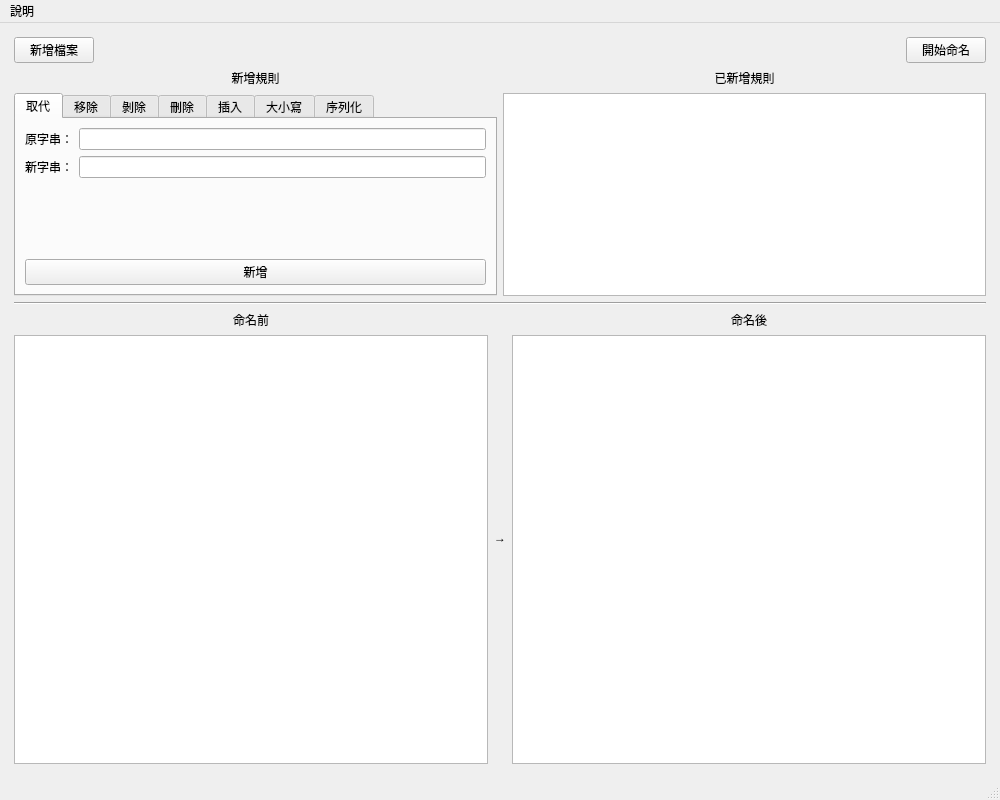
<?xml version="1.0" encoding="UTF-8"?>
<ui version="4.0">
 <class>MainWindow</class>
 <widget class="QMainWindow" name="MainWindow">
  <property name="geometry">
   <rect>
    <x>0</x>
    <y>0</y>
    <width>1000</width>
    <height>800</height>
   </rect>
  </property>
  <property name="windowTitle">
   <string>Batch Renamer</string>
  </property>
  <property name="windowIcon">
   <iconset resource="../resources.qrc">
    <normaloff>:/statics/icon.ico</normaloff>:/statics/icon.ico</iconset>
  </property>
  <widget class="QWidget" name="centralwidget">
   <layout class="QGridLayout" name="gridLayout">
    <item row="0" column="0">
     <layout class="QVBoxLayout" name="verticalLayout_6">
      <property name="leftMargin">
       <number>5</number>
      </property>
      <property name="topMargin">
       <number>5</number>
      </property>
      <property name="rightMargin">
       <number>5</number>
      </property>
      <property name="bottomMargin">
       <number>5</number>
      </property>
      <item>
       <layout class="QHBoxLayout" name="horizontalLayout_3">
        <item>
         <widget class="QPushButton" name="add_new_files_btn">
          <property name="text">
           <string>新增檔案</string>
          </property>
         </widget>
        </item>
        <item>
         <spacer name="horizontalSpacer">
          <property name="orientation">
           <enum>Qt::Horizontal</enum>
          </property>
          <property name="sizeHint" stdset="0">
           <size>
            <width>40</width>
            <height>20</height>
           </size>
          </property>
         </spacer>
        </item>
        <item>
         <widget class="QPushButton" name="start_rename_btn">
          <property name="text">
           <string>開始命名</string>
          </property>
         </widget>
        </item>
       </layout>
      </item>
      <item>
       <layout class="QVBoxLayout" name="verticalLayout_5" stretch="1,0,2">
        <item>
         <layout class="QHBoxLayout" name="horizontalLayout_2">
          <item>
           <layout class="QVBoxLayout" name="verticalLayout_3">
            <item>
             <widget class="QLabel" name="add_rule_lb">
              <property name="text">
               <string>新增規則</string>
              </property>
              <property name="alignment">
               <set>Qt::AlignCenter</set>
              </property>
             </widget>
            </item>
            <item>
             <widget class="QTabWidget" name="tabWidget">
              <property name="currentIndex">
               <number>0</number>
              </property>
              <widget class="QWidget" name="replace">
               <attribute name="title">
                <string>取代</string>
               </attribute>
               <layout class="QGridLayout" name="gridLayout_3">
                <item row="0" column="0">
                 <layout class="QVBoxLayout" name="verticalLayout_8">
                  <item>
                   <layout class="QHBoxLayout" name="horizontalLayout_5">
                    <item>
                     <widget class="QLabel" name="replace_old_str_lb">
                      <property name="text">
                       <string>原字串：</string>
                      </property>
                     </widget>
                    </item>
                    <item>
                     <widget class="QLineEdit" name="replace_old_str_box"/>
                    </item>
                   </layout>
                  </item>
                  <item>
                   <layout class="QHBoxLayout" name="horizontalLayout_6">
                    <item>
                     <widget class="QLabel" name="replace_new_str_lb">
                      <property name="text">
                       <string>新字串：</string>
                      </property>
                     </widget>
                    </item>
                    <item>
                     <widget class="QLineEdit" name="replace_new_str_box"/>
                    </item>
                   </layout>
                  </item>
                  <item>
                   <spacer name="verticalSpacer_2">
                    <property name="orientation">
                     <enum>Qt::Vertical</enum>
                    </property>
                    <property name="sizeHint" stdset="0">
                     <size>
                      <width>20</width>
                      <height>40</height>
                     </size>
                    </property>
                   </spacer>
                  </item>
                  <item>
                   <widget class="QPushButton" name="replace_add_btn">
                    <property name="text">
                     <string>新增</string>
                    </property>
                    <property name="icon">
                     <iconset resource="../resources.qrc">
                      <normaloff>:/statics/add.svg</normaloff>:/statics/add.svg</iconset>
                    </property>
                    <property name="iconSize">
                     <size>
                      <width>18</width>
                      <height>18</height>
                     </size>
                    </property>
                   </widget>
                  </item>
                 </layout>
                </item>
               </layout>
              </widget>
              <widget class="QWidget" name="remove">
               <attribute name="title">
                <string>移除</string>
               </attribute>
               <layout class="QGridLayout" name="gridLayout_2">
                <item row="0" column="0">
                 <layout class="QVBoxLayout" name="verticalLayout_7">
                  <item>
                   <layout class="QHBoxLayout" name="horizontalLayout_4">
                    <item>
                     <widget class="QLabel" name="remove_str_lb">
                      <property name="text">
                       <string>移除字串：</string>
                      </property>
                     </widget>
                    </item>
                    <item>
                     <widget class="QLineEdit" name="remove_str_box"/>
                    </item>
                   </layout>
                  </item>
                  <item>
                   <spacer name="verticalSpacer">
                    <property name="orientation">
                     <enum>Qt::Vertical</enum>
                    </property>
                    <property name="sizeHint" stdset="0">
                     <size>
                      <width>20</width>
                      <height>40</height>
                     </size>
                    </property>
                   </spacer>
                  </item>
                  <item>
                   <widget class="QPushButton" name="remove_add_btn">
                    <property name="text">
                     <string>新增</string>
                    </property>
                   </widget>
                  </item>
                 </layout>
                </item>
               </layout>
              </widget>
              <widget class="QWidget" name="strip">
               <attribute name="title">
                <string>剝除</string>
               </attribute>
               <layout class="QGridLayout" name="gridLayout_7">
                <item row="0" column="0">
                 <layout class="QVBoxLayout" name="verticalLayout_12">
                  <item>
                   <layout class="QHBoxLayout" name="horizontalLayout_12">
                    <item>
                     <widget class="QLabel" name="strip_str_lb">
                      <property name="text">
                       <string>剝除字元：</string>
                      </property>
                     </widget>
                    </item>
                    <item>
                     <widget class="QLineEdit" name="strip_str_box"/>
                    </item>
                   </layout>
                  </item>
                  <item>
                   <layout class="QHBoxLayout" name="horizontalLayout_13">
                    <item>
                     <widget class="QCheckBox" name="strip_space_box">
                      <property name="text">
                       <string>空白</string>
                      </property>
                     </widget>
                    </item>
                    <item>
                     <widget class="QCheckBox" name="strip_eng_box">
                      <property name="text">
                       <string>英文字母</string>
                      </property>
                     </widget>
                    </item>
                    <item>
                     <widget class="QCheckBox" name="strip_num_box">
                      <property name="text">
                       <string>數字</string>
                      </property>
                     </widget>
                    </item>
                   </layout>
                  </item>
                  <item>
                   <spacer name="verticalSpacer_6">
                    <property name="orientation">
                     <enum>Qt::Vertical</enum>
                    </property>
                    <property name="sizeHint" stdset="0">
                     <size>
                      <width>20</width>
                      <height>40</height>
                     </size>
                    </property>
                   </spacer>
                  </item>
                  <item>
                   <widget class="QPushButton" name="strip_add_btn">
                    <property name="text">
                     <string>新增</string>
                    </property>
                   </widget>
                  </item>
                 </layout>
                </item>
               </layout>
              </widget>
              <widget class="QWidget" name="delete">
               <attribute name="title">
                <string>刪除</string>
               </attribute>
               <layout class="QGridLayout" name="gridLayout_8">
                <item row="0" column="0">
                 <layout class="QVBoxLayout" name="verticalLayout_13">
                  <item>
                   <layout class="QHBoxLayout" name="horizontalLayout_14">
                    <item>
                     <widget class="QLabel" name="delete_start_lb">
                      <property name="text">
                       <string>啟始於：</string>
                      </property>
                     </widget>
                    </item>
                   </layout>
                  </item>
                  <item>
                   <layout class="QHBoxLayout" name="horizontalLayout_19">
                    <property name="leftMargin">
                     <number>10</number>
                    </property>
                    <property name="topMargin">
                     <number>0</number>
                    </property>
                    <property name="rightMargin">
                     <number>0</number>
                    </property>
                    <property name="bottomMargin">
                     <number>0</number>
                    </property>
                    <item>
                     <widget class="QRadioButton" name="delete_start_position_rtn">
                      <property name="text">
                       <string>位置：</string>
                      </property>
                      <property name="checked">
                       <bool>true</bool>
                      </property>
                      <attribute name="buttonGroup">
                       <string notr="true">delete_start_mode_group</string>
                      </attribute>
                     </widget>
                    </item>
                    <item>
                     <widget class="QSpinBox" name="delete_start_position_box">
                      <property name="minimum">
                       <number>-99</number>
                      </property>
                     </widget>
                    </item>
                    <item>
                     <widget class="QRadioButton" name="delete_start_str_rtn">
                      <property name="text">
                       <string>字元</string>
                      </property>
                      <attribute name="buttonGroup">
                       <string notr="true">delete_start_mode_group</string>
                      </attribute>
                     </widget>
                    </item>
                    <item>
                     <widget class="QLineEdit" name="delete_start_str_box">
                      <property name="enabled">
                       <bool>false</bool>
                      </property>
                     </widget>
                    </item>
                   </layout>
                  </item>
                  <item>
                   <layout class="QHBoxLayout" name="horizontalLayout_15">
                    <item>
                     <widget class="QLabel" name="delete_end_lb">
                      <property name="text">
                       <string>結束於：</string>
                      </property>
                     </widget>
                    </item>
                   </layout>
                  </item>
                  <item>
                   <layout class="QHBoxLayout" name="horizontalLayout_20">
                    <property name="leftMargin">
                     <number>10</number>
                    </property>
                    <property name="topMargin">
                     <number>0</number>
                    </property>
                    <property name="rightMargin">
                     <number>0</number>
                    </property>
                    <property name="bottomMargin">
                     <number>0</number>
                    </property>
                    <item>
                     <widget class="QRadioButton" name="delete_end_position_rtn">
                      <property name="text">
                       <string>位置：</string>
                      </property>
                      <property name="checked">
                       <bool>true</bool>
                      </property>
                      <attribute name="buttonGroup">
                       <string notr="true">delete_end_mode_group</string>
                      </attribute>
                     </widget>
                    </item>
                    <item>
                     <widget class="QSpinBox" name="delete_end_position_box">
                      <property name="minimum">
                       <number>-99</number>
                      </property>
                      <property name="value">
                       <number>-1</number>
                      </property>
                     </widget>
                    </item>
                    <item>
                     <widget class="QRadioButton" name="delete_end_str_rtn">
                      <property name="text">
                       <string>字元</string>
                      </property>
                      <attribute name="buttonGroup">
                       <string notr="true">delete_end_mode_group</string>
                      </attribute>
                     </widget>
                    </item>
                    <item>
                     <widget class="QLineEdit" name="delete_end_str_box">
                      <property name="enabled">
                       <bool>false</bool>
                      </property>
                     </widget>
                    </item>
                   </layout>
                  </item>
                  <item>
                   <spacer name="verticalSpacer_7">
                    <property name="orientation">
                     <enum>Qt::Vertical</enum>
                    </property>
                    <property name="sizeHint" stdset="0">
                     <size>
                      <width>20</width>
                      <height>40</height>
                     </size>
                    </property>
                   </spacer>
                  </item>
                  <item>
                   <widget class="QPushButton" name="delete_add_btn">
                    <property name="text">
                     <string>新增</string>
                    </property>
                   </widget>
                  </item>
                 </layout>
                </item>
               </layout>
              </widget>
              <widget class="QWidget" name="insert">
               <attribute name="title">
                <string>插入</string>
               </attribute>
               <layout class="QGridLayout" name="gridLayout_4">
                <item row="0" column="0">
                 <layout class="QVBoxLayout" name="verticalLayout_9">
                  <item>
                   <layout class="QHBoxLayout" name="horizontalLayout_7">
                    <item>
                     <widget class="QLabel" name="insert_str_lb">
                      <property name="text">
                       <string>插入字串：</string>
                      </property>
                     </widget>
                    </item>
                    <item>
                     <widget class="QLineEdit" name="insert_str_box"/>
                    </item>
                   </layout>
                  </item>
                  <item>
                   <layout class="QHBoxLayout" name="horizontalLayout_8">
                    <item>
                     <widget class="QLabel" name="insert_position_lb">
                      <property name="text">
                       <string>插入位置：</string>
                      </property>
                     </widget>
                    </item>
                    <item>
                     <widget class="QSpinBox" name="insert_position_box">
                      <property name="minimum">
                       <number>-99</number>
                      </property>
                     </widget>
                    </item>
                   </layout>
                  </item>
                  <item>
                   <spacer name="verticalSpacer_3">
                    <property name="orientation">
                     <enum>Qt::Vertical</enum>
                    </property>
                    <property name="sizeHint" stdset="0">
                     <size>
                      <width>20</width>
                      <height>40</height>
                     </size>
                    </property>
                   </spacer>
                  </item>
                  <item>
                   <widget class="QPushButton" name="insert_add_btn">
                    <property name="text">
                     <string>新增</string>
                    </property>
                   </widget>
                  </item>
                 </layout>
                </item>
               </layout>
              </widget>
              <widget class="QWidget" name="case">
               <attribute name="title">
                <string>大小寫</string>
               </attribute>
               <layout class="QGridLayout" name="gridLayout_6">
                <item row="0" column="0">
                 <layout class="QVBoxLayout" name="verticalLayout_11">
                  <item>
                   <layout class="QHBoxLayout" name="horizontalLayout_10">
                    <item>
                     <widget class="QLabel" name="case_lb">
                      <property name="text">
                       <string>模式：</string>
                      </property>
                     </widget>
                    </item>
                    <item>
                     <widget class="QComboBox" name="case_mode_box">
                      <item>
                       <property name="text">
                        <string>首字大寫</string>
                       </property>
                      </item>
                      <item>
                       <property name="text">
                        <string>首字小寫</string>
                       </property>
                      </item>
                      <item>
                       <property name="text">
                        <string>全部大寫</string>
                       </property>
                      </item>
                      <item>
                       <property name="text">
                        <string>全部小寫</string>
                       </property>
                      </item>
                      <item>
                       <property name="text">
                        <string>大小寫互換</string>
                       </property>
                      </item>
                     </widget>
                    </item>
                    <item>
                     <spacer name="horizontalSpacer_2">
                      <property name="orientation">
                       <enum>Qt::Horizontal</enum>
                      </property>
                      <property name="sizeHint" stdset="0">
                       <size>
                        <width>40</width>
                        <height>20</height>
                       </size>
                      </property>
                     </spacer>
                    </item>
                   </layout>
                  </item>
                  <item>
                   <widget class="QCheckBox" name="is_suffix_box">
                    <property name="text">
                     <string>包含副檔名</string>
                    </property>
                   </widget>
                  </item>
                  <item>
                   <spacer name="verticalSpacer_5">
                    <property name="orientation">
                     <enum>Qt::Vertical</enum>
                    </property>
                    <property name="sizeHint" stdset="0">
                     <size>
                      <width>20</width>
                      <height>40</height>
                     </size>
                    </property>
                   </spacer>
                  </item>
                  <item>
                   <widget class="QPushButton" name="case_add_btn">
                    <property name="text">
                     <string>新增</string>
                    </property>
                   </widget>
                  </item>
                 </layout>
                </item>
               </layout>
              </widget>
              <widget class="QWidget" name="serialize">
               <attribute name="title">
                <string>序列化</string>
               </attribute>
               <layout class="QGridLayout" name="gridLayout_5">
                <item row="0" column="0">
                 <layout class="QVBoxLayout" name="verticalLayout_10">
                  <item>
                   <layout class="QHBoxLayout" name="horizontalLayout_9">
                    <item>
                     <widget class="QLabel" name="start_num_lb">
                      <property name="text">
                       <string>啟始數字：</string>
                      </property>
                     </widget>
                    </item>
                    <item>
                     <widget class="QLineEdit" name="start_num_box"/>
                    </item>
                    <item>
                     <widget class="QLabel" name="gap_num_lb">
                      <property name="text">
                       <string>間隔：</string>
                      </property>
                     </widget>
                    </item>
                    <item>
                     <widget class="QLineEdit" name="gap_num_box"/>
                    </item>
                   </layout>
                  </item>
                  <item>
                   <layout class="QHBoxLayout" name="horizontalLayout_11">
                    <property name="leftMargin">
                     <number>0</number>
                    </property>
                    <property name="topMargin">
                     <number>0</number>
                    </property>
                    <property name="rightMargin">
                     <number>0</number>
                    </property>
                    <property name="bottomMargin">
                     <number>0</number>
                    </property>
                    <item>
                     <widget class="QLabel" name="padding_lb">
                      <property name="sizePolicy">
                       <sizepolicy hsizetype="Maximum" vsizetype="Preferred">
                        <horstretch>0</horstretch>
                        <verstretch>0</verstretch>
                       </sizepolicy>
                      </property>
                      <property name="text">
                       <string>填充位數：</string>
                      </property>
                     </widget>
                    </item>
                    <item>
                     <widget class="QSpinBox" name="padding_num_box"/>
                    </item>
                   </layout>
                  </item>
                  <item>
                   <spacer name="verticalSpacer_4">
                    <property name="orientation">
                     <enum>Qt::Vertical</enum>
                    </property>
                    <property name="sizeHint" stdset="0">
                     <size>
                      <width>20</width>
                      <height>40</height>
                     </size>
                    </property>
                   </spacer>
                  </item>
                  <item>
                   <layout class="QHBoxLayout" name="horizontalLayout_16">
                    <property name="leftMargin">
                     <number>0</number>
                    </property>
                    <property name="topMargin">
                     <number>0</number>
                    </property>
                    <property name="rightMargin">
                     <number>0</number>
                    </property>
                    <property name="bottomMargin">
                     <number>0</number>
                    </property>
                    <item>
                     <widget class="QLabel" name="serialize_mode_lb">
                      <property name="text">
                       <string>模式：</string>
                      </property>
                     </widget>
                    </item>
                    <item>
                     <widget class="QRadioButton" name="serialize_replace_rtn">
                      <property name="text">
                       <string>取代</string>
                      </property>
                      <property name="checked">
                       <bool>true</bool>
                      </property>
                      <attribute name="buttonGroup">
                       <string notr="true">serialize_mode_group</string>
                      </attribute>
                     </widget>
                    </item>
                    <item>
                     <layout class="QVBoxLayout" name="verticalLayout_14">
                      <property name="leftMargin">
                       <number>0</number>
                      </property>
                      <property name="topMargin">
                       <number>0</number>
                      </property>
                      <property name="rightMargin">
                       <number>0</number>
                      </property>
                      <property name="bottomMargin">
                       <number>0</number>
                      </property>
                      <item>
                       <layout class="QHBoxLayout" name="horizontalLayout_17">
                        <property name="leftMargin">
                         <number>0</number>
                        </property>
                        <property name="topMargin">
                         <number>0</number>
                        </property>
                        <property name="rightMargin">
                         <number>0</number>
                        </property>
                        <property name="bottomMargin">
                         <number>0</number>
                        </property>
                        <item>
                         <widget class="QRadioButton" name="serialize_insert_before_str_rtn">
                          <property name="text">
                           <string>插入在</string>
                          </property>
                          <attribute name="buttonGroup">
                           <string notr="true">serialize_mode_group</string>
                          </attribute>
                         </widget>
                        </item>
                        <item>
                         <widget class="QLineEdit" name="serialize_insert_before_str_box">
                          <property name="enabled">
                           <bool>false</bool>
                          </property>
                         </widget>
                        </item>
                        <item>
                         <widget class="QLabel" name="label_7">
                          <property name="sizePolicy">
                           <sizepolicy hsizetype="Maximum" vsizetype="Preferred">
                            <horstretch>0</horstretch>
                            <verstretch>0</verstretch>
                           </sizepolicy>
                          </property>
                          <property name="text">
                           <string>之前</string>
                          </property>
                         </widget>
                        </item>
                       </layout>
                      </item>
                      <item>
                       <layout class="QHBoxLayout" name="horizontalLayout_18">
                        <property name="leftMargin">
                         <number>0</number>
                        </property>
                        <property name="topMargin">
                         <number>0</number>
                        </property>
                        <property name="rightMargin">
                         <number>0</number>
                        </property>
                        <property name="bottomMargin">
                         <number>0</number>
                        </property>
                        <item>
                         <widget class="QRadioButton" name="serialize_insert_before_position_rtn">
                          <property name="text">
                           <string>插入在</string>
                          </property>
                          <attribute name="buttonGroup">
                           <string notr="true">serialize_mode_group</string>
                          </attribute>
                         </widget>
                        </item>
                        <item>
                         <widget class="QSpinBox" name="serialize_insert_before_position_box">
                          <property name="enabled">
                           <bool>false</bool>
                          </property>
                          <property name="sizePolicy">
                           <sizepolicy hsizetype="Expanding" vsizetype="Fixed">
                            <horstretch>0</horstretch>
                            <verstretch>0</verstretch>
                           </sizepolicy>
                          </property>
                         </widget>
                        </item>
                        <item>
                         <widget class="QLabel" name="label_8">
                          <property name="sizePolicy">
                           <sizepolicy hsizetype="Maximum" vsizetype="Preferred">
                            <horstretch>0</horstretch>
                            <verstretch>0</verstretch>
                           </sizepolicy>
                          </property>
                          <property name="text">
                           <string>位置</string>
                          </property>
                         </widget>
                        </item>
                       </layout>
                      </item>
                     </layout>
                    </item>
                   </layout>
                  </item>
                  <item>
                   <spacer name="verticalSpacer_8">
                    <property name="orientation">
                     <enum>Qt::Vertical</enum>
                    </property>
                    <property name="sizeHint" stdset="0">
                     <size>
                      <width>20</width>
                      <height>40</height>
                     </size>
                    </property>
                   </spacer>
                  </item>
                  <item>
                   <widget class="QPushButton" name="serialize_add_btn">
                    <property name="text">
                     <string>新增</string>
                    </property>
                   </widget>
                  </item>
                 </layout>
                </item>
               </layout>
              </widget>
             </widget>
            </item>
           </layout>
          </item>
          <item>
           <layout class="QVBoxLayout" name="verticalLayout_4">
            <item>
             <widget class="QLabel" name="added_rule_lb">
              <property name="text">
               <string>已新增規則</string>
              </property>
              <property name="alignment">
               <set>Qt::AlignCenter</set>
              </property>
             </widget>
            </item>
            <item>
             <widget class="QListWidget" name="added_rule_list"/>
            </item>
           </layout>
          </item>
         </layout>
        </item>
        <item>
         <widget class="Line" name="line">
          <property name="orientation">
           <enum>Qt::Horizontal</enum>
          </property>
         </widget>
        </item>
        <item>
         <layout class="QHBoxLayout" name="horizontalLayout">
          <item>
           <layout class="QVBoxLayout" name="verticalLayout">
            <item>
             <widget class="QLabel" name="before_lb">
              <property name="text">
               <string>命名前</string>
              </property>
              <property name="alignment">
               <set>Qt::AlignCenter</set>
              </property>
             </widget>
            </item>
            <item>
             <widget class="QListWidget" name="before_list"/>
            </item>
           </layout>
          </item>
          <item>
           <widget class="QLabel" name="label">
            <property name="text">
             <string>→</string>
            </property>
            <property name="alignment">
             <set>Qt::AlignCenter</set>
            </property>
           </widget>
          </item>
          <item>
           <layout class="QVBoxLayout" name="verticalLayout_2">
            <item>
             <widget class="QLabel" name="after_lb">
              <property name="text">
               <string>命名後</string>
              </property>
              <property name="alignment">
               <set>Qt::AlignCenter</set>
              </property>
             </widget>
            </item>
            <item>
             <widget class="QListWidget" name="after_list"/>
            </item>
           </layout>
          </item>
         </layout>
        </item>
       </layout>
      </item>
     </layout>
    </item>
   </layout>
  </widget>
  <widget class="QMenuBar" name="menubar">
   <property name="geometry">
    <rect>
     <x>0</x>
     <y>0</y>
     <width>1000</width>
     <height>32</height>
    </rect>
   </property>
   <widget class="QMenu" name="menu_info">
    <property name="title">
     <string>說明</string>
    </property>
    <addaction name="menu_info_manual"/>
    <addaction name="menu_info_update"/>
    <addaction name="menu_info_about"/>
   </widget>
   <addaction name="menu_info"/>
  </widget>
  <widget class="QStatusBar" name="statusbar"/>
  <action name="menu_info_about">
   <property name="text">
    <string>關於</string>
   </property>
  </action>
  <action name="menu_info_update">
   <property name="text">
    <string>檢查更新</string>
   </property>
  </action>
  <action name="menu_info_manual">
   <property name="text">
    <string>使用說明</string>
   </property>
  </action>
 </widget>
 <resources>
  <include location="../resources.qrc"/>
 </resources>
 <connections/>
 <buttongroups>
  <buttongroup name="serialize_mode_group"/>
  <buttongroup name="delete_start_mode_group"/>
  <buttongroup name="delete_end_mode_group"/>
 </buttongroups>
</ui>
